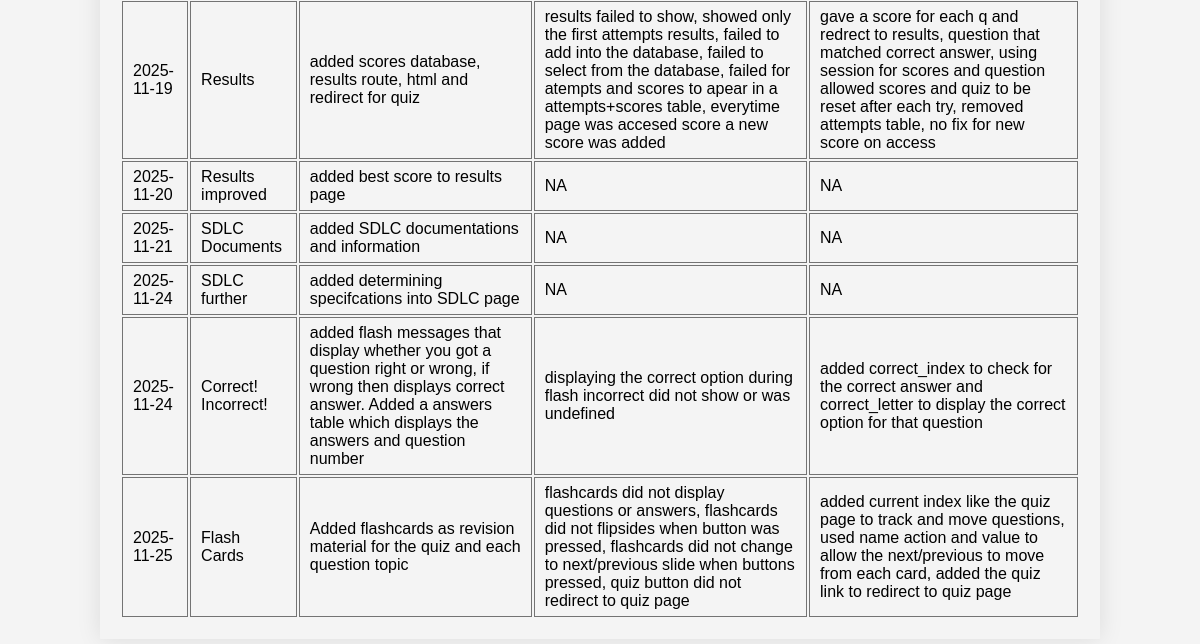
Page /logs (signed in, lower part) on the earlier database version.
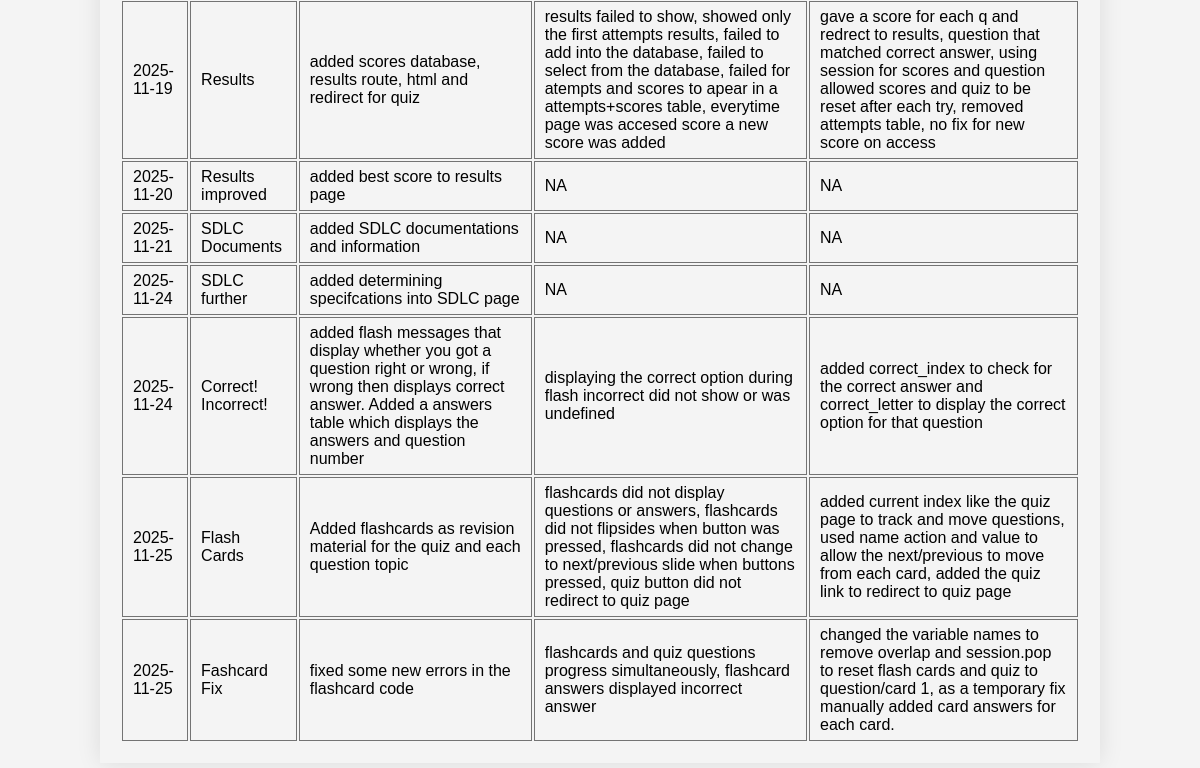
Same page on the later database version.
### tables this page shows
CREATE TABLE progresslogs (
    id INTEGER PRIMARY KEY AUTOINCREMENT,
    user_id INTEGER NOT NULL,
    date TEXT NOT NULL,
    title TEXT NOT NULL UNIQUE,
    details TEXT NOT NULL,
    image_path TEXT,
    challenges TEXT NOT NULL,
    solutions TEXT NOT NULL
);

### app.py (the view)
@app.route('/logs', methods = ['GET', 'POST'])
@login_required
def logs():
    conn = get_db_connection()
    cursor = conn.cursor()
    cursor.execute("SELECT date, title, details, challenges, solutions FROM progresslogs WHERE user_id = ? ORDER BY date ASC", (current_user.id,))
    posts = cursor.fetchall()
    conn.close()
    return render_template('logs.html', posts = posts, username=current_user.username)

### app.py (called while the page is built)
@login_manager.user_loader
def load_user(user_id):
    conn = get_db_connection()
    cursor = conn.cursor()
    cursor.execute('SELECT id, username FROM users WHERE id = ?', (user_id),)
    user = cursor.fetchone()
    conn.close()
    if user:
        return User(id=user['id'], username = user['username'])
    return None

def get_db_connection():
    conn = sqlite3.connect('database.db')
    conn.row_factory = sqlite3.Row
    return conn

### templates/logs.html (shortened to what this page needs)
{% extends 'base.html' %}
{% block content %}
    {% if posts %}
        <table>
        {% for post in posts %}
            <tr>
                <td>{{ post.date }}</td>
                <td>{{ post.title }}</td>
                <td>{{ post.details }}</td>
                <td>{{ post.challenges }}</td>
                <td>{{ post.solutions }}</td>
            </tr>
        {% endfor%}
        </table>
    {% else %}
    <p>No progress entries found.</p>
    {%endif%}
{% endblock %}

### templates/base.html (shortened to what this page needs)
<!DOCTYPE html>
<html lang="en">
<head>
    <link rel="stylesheet" href="{{ url_for('static', filename='styles.css') }}">
</head>
<body>
    <content>
        {% block content %}
        {% endblock %}
    </content>
</body>
</html>

### static/styles.css (style rules this page uses)
body { font-family: Arial, sans-serif; margin: 0; padding: 0; background-color: #f4f4f4; color:black; }
table { max-width: 1000px; margin: 15px auto; padding: 20px; border-radius: 1px; box-shadow: 0 0 25px rgba(0,0,0, 0.1); align-content: center; }

Differences in the rows shown:
added progresslogs: date "2025-11-25", title "Fashcard Fix", details "fixed some new errors in the flashcard code", challenges "flashcards and quiz questions progress simultaneously, flashcard answers displayed incorrect answer", solutions "changed the variable names to remove overlap and session.pop to reset flash cards and quiz to question/card 1, as a temporary fix manually added card answers for each card."
